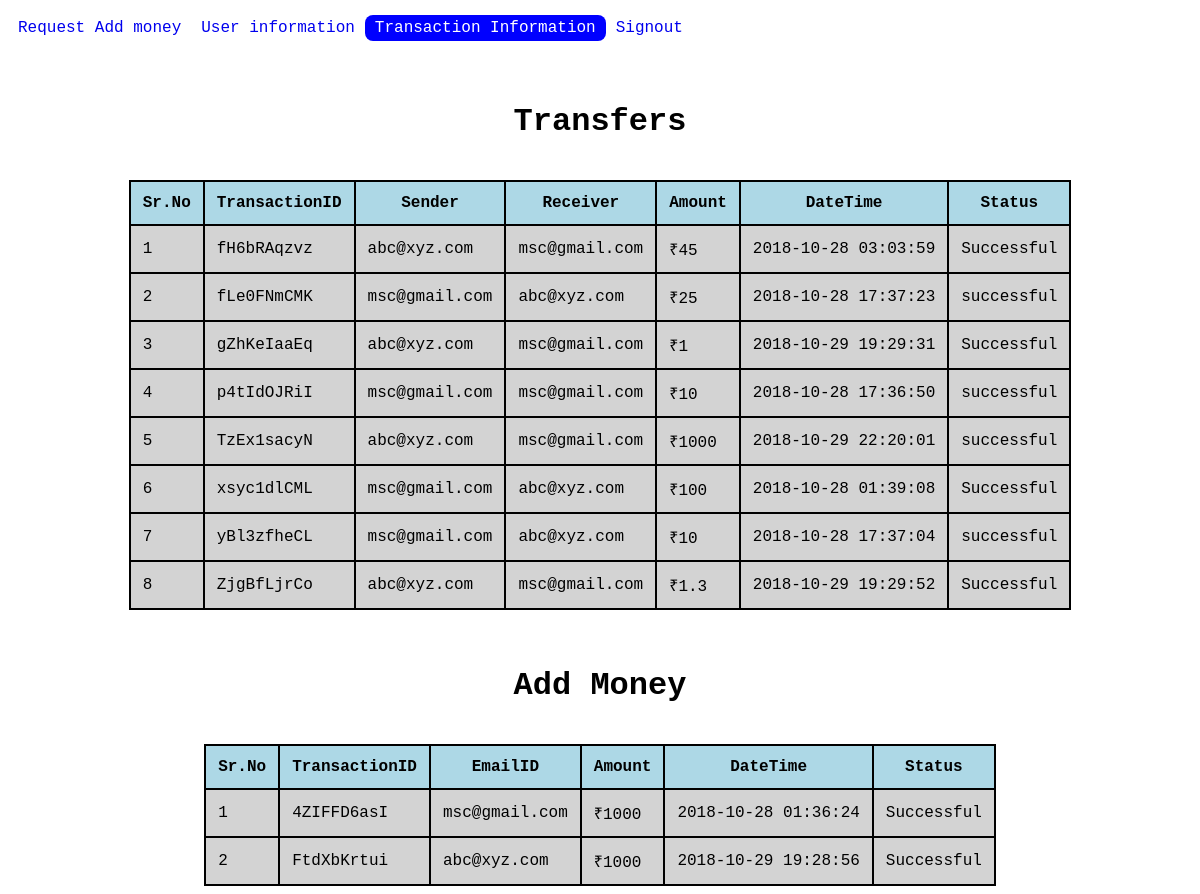
Page /transactioninfo.php on the committed database.
### tables this page shows
CREATE TABLE `transactions` (
  `TransactionID` varchar(255) NOT NULL,
  `Email1` varchar(255) NOT NULL,
  `Email2` varchar(255) NOT NULL,
  `Amount` varchar(255) NOT NULL,
  `DateTime` datetime NOT NULL,
  `Status` varchar(255) NOT NULL
);

### transactioninfo.php (the view, shortened to what this page needs)
<!DOCTYPE html>
<html>
<head>
	<link rel="stylesheet" type="text/css" href="h_bar.css">
</head>
<body>
	<div class="topnav">
		<a href="request_addmoney.php">Request Add money</a>
		<a href="usersinfo.php">User information</a>
		<a href="transactioninfo.php" class="active">Transaction Information</a>
		<a href="signout.php">Signout</a>
	</div>
<?php
	include_once("dbcon.php");
	$qry = "SELECT * FROM transactions WHERE Email2 <> '' ";
	$result = mysqli_query($con,$qry);
		echo '<br><br>';
		echo '<center><h1>Transfers</h1></center><br>';
	if(mysqli_num_rows($result) == 0){
		echo "<center>No Transfer in database</center>";
	}
	else{
		echo '<center>';
		echo '<table cellpadding="12">';
		echo '<tr>';
			echo '<th>Sr.No</th>';
			echo '<th>TransactionID</th>';
			echo '<th>Sender</th>';
			echo '<th>Receiver</th>';
			echo '<th>Amount</th>';
			echo '<th>DateTime</th>';
			echo '<th>Status</th>';
		echo '</tr>';
		$i = 0;
		while($row = mysqli_fetch_assoc($result)){
			$i++;
			echo '<tr>';
				echo '<td>' . $i .'</td>';
				echo '<td>' .$row["TransactionID"] .'</td>';
				echo '<td>' .$row["Email1"]. '</td>';
				echo '<td>' .$row["Email2"]. '</td>';
				echo '<td>₹' .$row["Amount"] .'</td>';
				echo '<td>' .$row["DateTime"] .'</td>';
				echo '<td>' .$row["Status"] .'</td>';
			echo '</tr>';
		}
	echo '</table>';
	echo '</center>';
	}
	$qry2 = "SELECT * FROM transactions WHERE Email2 = ''";
	$result2 = mysqli_query($con,$qry2);
		echo '<br><br>';
		echo '<center><h1>Add Money</h1></center><br>';
	if(mysqli_num_rows($result2) == 0){
		echo "<center>No Add money transactions in database</center>";
	}
	else{
		echo '<center>';
		echo '<table cellpadding="12">';
		echo '<tr>';
			echo '<th>Sr.No</th>';
			echo '<th>TransactionID</th>';
			echo '<th>EmailID</th>';
			echo '<th>Amount</th>';
			echo '<th>DateTime</th>';
			echo '<th>Status</th>';
		echo '</tr>';
		$i = 0;
		while($row2 = mysqli_fetch_assoc($result2)){
			$i++;
			echo '<tr>';
				echo '<td>' . $i .'</td>';
				echo '<td>' .$row2["TransactionID"] .'</td>';
				echo '<td>' .$row2["Email1"]. '</td>';
				echo '<td>₹' .$row2["Amount"] .'</td>';
				echo '<td>' .$row2["DateTime"] .'</td>';
				echo '<td>' .$row2["Status"] .'</td>';
			echo '</tr>';
		}
	echo '</table>';
	echo '</center>';
	}
?>
</body>
</html>

### h_bar.css (style rules this page uses)
.topnav { overflow: hidden; background-color: #fff; padding:0px; color:black; margin-bottom: 5px; margin-top:15px; font-family: monospace; }
.topnav a { float: left; display: block; text-align: center; text-decoration: none; font-size: 16px; padding:4px 10px; border-radius: 8px; }
.active { background-color: #0000ff; color:#ffffff; }

### transactioninfo.php (style rules this page uses)
body { font-family: monospace; font-size: 16px; }
table { border-color: black; border-width: 2px; border-style: solid; border-collapse: collapse; }
th { border-color: black; border-width: 2px; border-style: solid; background-color: lightblue; }
td { border-color: black; border-width: 2px; border-style: solid; background-color: lightgrey; }

### rows in the picture
transactions: TransactionID "fH6bRAqzvz", Email1 "abc@xyz.com", Email2 "msc@gmail.com", Amount "45", DateTime "2018-10-28 03:03:59", Status "Successful"
transactions: TransactionID "fLe0FNmCMK", Email1 "msc@gmail.com", Email2 "abc@xyz.com", Amount "25", DateTime "2018-10-28 17:37:23", Status "successful"
transactions: TransactionID "gZhKeIaaEq", Email1 "abc@xyz.com", Email2 "msc@gmail.com", Amount "1", DateTime "2018-10-29 19:29:31", Status "Successful"
transactions: TransactionID "p4tIdOJRiI", Email1 "msc@gmail.com", Email2 "msc@gmail.com", Amount "10", DateTime "2018-10-28 17:36:50", Status "successful"
transactions: TransactionID "TzEx1sacyN", Email1 "abc@xyz.com", Email2 "msc@gmail.com", Amount "1000", DateTime "2018-10-29 22:20:01", Status "successful"
transactions: TransactionID "xsyc1dlCML", Email1 "msc@gmail.com", Email2 "abc@xyz.com", Amount "100", DateTime "2018-10-28 01:39:08", Status "Successful"
transactions: TransactionID "yBl3zfheCL", Email1 "msc@gmail.com", Email2 "abc@xyz.com", Amount "10", DateTime "2018-10-28 17:37:04", Status "successful"
transactions: TransactionID "ZjgBfLjrCo", Email1 "abc@xyz.com", Email2 "msc@gmail.com", Amount "1.3", DateTime "2018-10-29 19:29:52", Status "Successful"
transactions: TransactionID "4ZIFFD6asI", Email1 "msc@gmail.com", Amount "1000", DateTime "2018-10-28 01:36:24", Status "Successful"
transactions: TransactionID "FtdXbKrtui", Email1 "abc@xyz.com", Amount "1000", DateTime "2018-10-29 19:28:56", Status "Successful"
